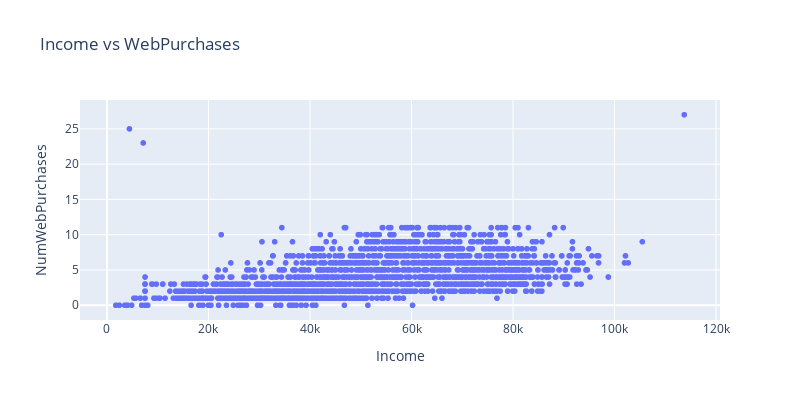

The cell this chart's notebook holds for it:
### Code cell
# Scatter plot for Income and WebPurchases
import plotly.express as px
from matplotlib import pyplot as plt

fig = px.scatter(numeric_rep1,x= "Income", y= "NumWebPurchases",width=800, height=400,
                title = "Income vs WebPurchases")

fig.show()

### Figure 1 — Plotly figure (JSON) as saved in the notebook; plotly's stock layout.template omitted (floating-point values rounded to 4 significant figures; data arrays with more than 128 entries replaced by an {"elided": "..."} marker saying what was removed)
{"data": [{"hovertemplate": "Income=%{x}<br>NumWebPurchases=%{y}<extra></extra>", "legendgroup": "", "marker": {"color": "#636efa", "symbol": "circle"}, "mode": "markers", "name": "", "showlegend": false, "type": "scattergl", "x": {"elided": "2205 int values"}, "xaxis": "x", "y": {"elided": "2205 int values"}, "yaxis": "y"}], "layout": {"height": 400, "legend": {"tracegroupgap": 0}, "title": {"text": "Income vs WebPurchases"}, "width": 800, "xaxis": {"anchor": "y", "domain": [0, 1], "title": {"text": "Income"}}, "yaxis": {"anchor": "x", "domain": [0, 1], "title": {"text": "NumWebPurchases"}}}}
